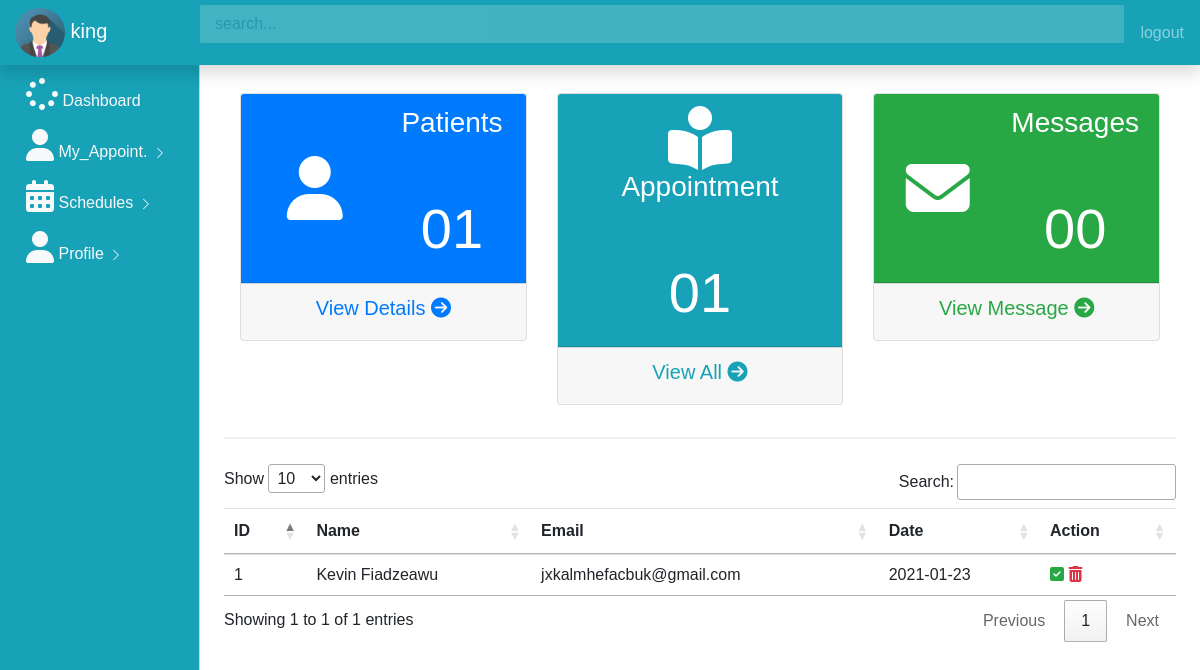
The page /get_appointment_recieved (signed in) on the database its author committed.
### app.py (models this page shows, shortened)
class User(UserMixin,db.Model):
    id = db.Column(db.Integer,primary_key =True)
    username = db.Column(db.String(100))
    email = db.Column(db.String(100),unique =True)
    password = db.Column(db.String(100))
    doctor = db.Column(db.Boolean)
    admin = db.Column(db.Boolean)
    work = db.Column(db.String(100))
    country = db.Column(db.String(100))
    image = db.Column(db.String(100))
    @property
    def unhashed_password(self):
         raise AttributeError('cannot view unhased password')
    appointment_by  = db.relationship('Appointments',
    foreign_keys ='Appointments.asked_by_id',
    backref = 'asker',
    lazy=True
    )
    Receive_by  = db.relationship('Notiication',
    foreign_keys ='Notiication.receive_by_id',
    backref = 'reciever',
    lazy=True
    )
    Sender_by  = db.relationship('Notiication',
    foreign_keys ='Notiication.doctor_id',
    backref = 'sender',
    lazy=True
    )
    answers_requested  = db.relationship('Appointments',
    foreign_keys ='Appointments.doctor_id',
    backref = 'expert',
    lazy=True
    )

class Appointments(db.Model):
    id = db.Column(db.Integer,primary_key =True)
    name = db.Column(db.String(100))
    email = db.Column(db.String(100))
    date = db.Column(db.String(100))
    asked_by_id = db.Column(db.Integer,db.ForeignKey('user.id'))
    doctor_id = db.Column(db.Integer,db.ForeignKey('user.id'))

### app.py (the view)
@app.route('/get_appointment_recieved')
@login_required
def get_appointment_recieved():
     rows = db.session.query(Appointments).count()
     doc_appoint = Appointments.query.filter_by(doctor_id =current_user.id).all()
     owner = User.query.filter_by(email=current_user.email,password=current_user.password,admin=False,doctor =True).first()
     if not owner:
          flash("Kindly login as patient !")
          return redirect(url_for('home'))
     else:
          return render_template('appointment_recieved.html' , appoints = doc_appoint,rows=rows)

### app.py (called while the page is built)
@login_manager.user_loader
def load_user(user_id):
     return User.query.get(int(user_id))

### templates/appointment_recieved.html (shortened to what this page needs)
{% include 'doctor_dash.html' %}
{% block body %}
<main role="main" class="col-md-9 ml-sm-auto col-lg-10 px-4">
    <hr>
            <table class=" table table-hover " id="myTable">
                <thead>
                    <tr>
                    <th>ID</th>
                    <th>Name</th>
                    <th>Email</th>
                    <th>Date</th>
                    <th>Action</th>
                </tr>
            </thead>
                {% for row in  appoints %}
            <tbody id="myTable">
                    <td> {{row.id}}</td>
                    <td> {{row.name}}</td>
                    <td> {{row.email}}</td>
                    <td> {{row.date}}</td>
                    <td>
                        <a  class="text-success" data-toggle="modal" href="/update/{{row.id}}" data-target="#myModalmessage{{row.id}}">
                            <i class ="	fa fa-check-square fa-3"></i>
                        </a>
                        <a href="/delete_appointment/{{row.id}}" class="text-danger">
                            <i class ="	fa fa-trash fa-3"></i>
                        </a>
                    </td>
            </tbody>
            </table>
                {% endfor %}
</main>
{% endblock %}

### templates/doctor_dash.html (shortened to what this page needs)
<!doctype html>
<html lang="en">
  <head>
    <link rel="stylesheet" href="https://stackpath.bootstrapcdn.com/bootstrap/4.5.2/css/bootstrap.min.css">
    <link rel="stylesheet" href="/static/css/dashboard.css">
    <link rel="stylesheet" href="https://cdn.datatables.net/1.10.22/css/jquery.dataTables.min.css">
  </head>
  <body> {%block body%}
    <nav class="navbar navbar-dark bg-info fixed-top flex-md-nowrap p-0 shadow">
        <a class="navbar-brand col-sm-3 col-md-2 mr-0" href="#">
          <img src="{{url_for('static', filename ='img_avatar.png')}}" alt="Avatar" style="width:50px;border-radius: 50%;">
          {{current_user.username}}
        </a>
        <input type="text" class="form-control form-control-primary w-100" placeholder="search...">
        <ul class=" navbar-nav px-3">
            <li class="nav-item text-nowrap">
                <a class="nav-link" onclick="return confirm('Confirm logout') " href="{{url_for('home')}}">logout</a>
            </li>
        </ul>
      </nav>
      <div class="container-fluid">
        <div class="row">
            <div class  = "col-md-2 bg-info d-none d-md-block sidebar">
                <div class="left-sidebar">
                    <ul class="nav flex-column sidebar-nav">
                        <li class="nav-item">
                          <a class="nav-link text-light" href="{{url_for('doctor_dash')}}">
                            <i class ="fa fa-spinner fa-2x"></i> Dashboard</a>
                        </li>
                        <li class="nav-item">
                          <a class="nav-link text-light" href="{{url_for('get_appointment_recieved')}}">
                            <i class="fa fa-user fa-2x"></i> My_Appoint.
                            <svg class="bi bi-chevron-right" width="16" height="16" viewBox="0 0 20 20" fill="currentColor" xmlns="http://www.w3.org/2000/svg"><path fill-rule="evenodd" d="M6.646 3.646a.5.5 0 01.708 0l6 6a.5.5 0 010 .708l-6 6a.5.5 0 01-.708-.708L12.293 10 6.646 4.354a.5.5 0 010-.708z"/></svg>
                          </a>
                        </li>
                        <li class="nav-item">
                          <a class="nav-link text-light" href="#">
                            <i class="fa fa-calendar fa-2x"></i>  Schedules
                            <svg class="bi bi-chevron-right" width="16" height="16" viewBox="0 0 20 20" fill="currentColor" xmlns="http://www.w3.org/2000/svg"><path fill-rule="evenodd" d="M6.646 3.646a.5.5 0 01.708 0l6 6a.5.5 0 010 .708l-6 6a.5.5 0 01-.708-.708L12.293 10 6.646 4.354a.5.5 0 010-.708z"/></svg>
                            </a>
                        </li>
                        <li class="nav-item">
                          <a class="nav-link text-light " href="{{url_for('profile_doctor')}}">
                            <i class="fa fa-user fa-2x"></i>  Profile
                            <svg class="bi bi-chevron-right" width="16" height="16" viewBox="0 0 20 20" fill="currentColor" xmlns="http://www.w3.org/2000/svg"><path fill-rule="evenodd" d="M6.646 3.646a.5.5 0 01.708 0l6 6a.5.5 0 010 .708l-6 6a.5.5 0 01-.708-.708L12.293 10 6.646 4.354a.5.5 0 010-.708z"/></svg>
                        </a>
                        </li>
                      </ul>
                </div>
            </div>
            <main role="main" class="col-md-9 ml-sm-auto col-lg-10 px-4">
                <h3>Dashboard</h3>
                <div class="container">
                  <div class="row ">
                    <div class="col-md-4">
                      <div class="card text-center">
                        <div class = "card-header bg-primary text-white">
                         <div class="row align-items-center">
                           <div class="col">
                             <i class="fa fa-user fa-4x"></i>
                           </div>
                           <div class="col">
                             <h3 >Patients</h3>
                           <br><br>
                             <h6 class ="display-4">0{{rows}}</h6>
                           </div>
                         </div>
                        </div>
                        <div class = "card-footer">
                         <h5>
                           <a  class ="text-primary" href="#" class="text-primary">View Details <i class="fa fa-arrow-circle-right"></i></i></a>
                         </h5>
                        </div>
                      </div>
                    </div>
                   <div class="col-md-4">
                     <div class="card text-center">
                       <div class = "card-header bg-info text-white">
                        <div class="row align-items-center">
                          <div class="col">
                            <i class="fa fa-book-reader fa-4x"></i>
                          </div>
                          <div class="col">
                            <h3 >Appointment</h3>
                            <br><br>
                            <h6 class = "display-4">0{{rows}}</span></h6>
                          </div>
                        </div>
                       </div>
                       <div class = "card-footer">
                        <h5>
                          <a href="{{url_for('get_appointment_recieved')}}" class="text-info">View All <i class="fa fa-arrow-circle-right"></i></i></a>
                        </h5>
                       </div>
                     </div>
                   </div>
                   <div class="col-md-4">
                     <div class="card text-center">
                       <div class = "card-header bg-success text-white">
                        <div class="row align-items-center">
                          <div class="col">
                            <i class="fa fa-envelope fa-4x"></i>
                          </div>
                          <div class="col">
                            <h3 >Messages</h3>
                            <br><br>
                            <h6 class = "display-4">00</span></h6>
                          </div>
                        </div>
                       </div>
                       <div class = "card-footer">
                        <h5>
                          <a href="#" class="text-success">View Message <i class="fa fa-arrow-circle-right"></i></i></a>
                        </h5>
                       </div>
                     </div>
                   </div>
                  </div>
                     </div>
            </main>
        </div>
      </div>
    {% endblock %}
  </body>
</html>

### static/css/dashboard.css (style rules this page uses)
.form-control-primary { margin: 10px; opacity: 0.2; border-radius: 2px; }
.sidebar { position: fixed; top:0; left:0; bottom:0; z-index:100; padding: 70px 0 0 10px; border-right: 1px solid #d3d3d3; }
.sidebar-nav li .nav-link { color: #333; font-weight: 500; }
body { font-family: Arial, Helvetica, sans-serif; }
* { box-sizing: border-box; }
.container { padding: 16px; background-color: white; }
input[type=text], input[type=password] { width: 100%; padding: 15px; margin: 5px 0 22px 0; display: inline-block; border: none; background: #f1f1f1; }
hr { border: 1px solid #f1f1f1; margin-bottom: 25px; }
a { color: dodgerblue; }

### rows shown on the page
User: username "king"
Appointments: id "1", name "Kevin Fiadzeawu", email "jxkalmhefacbuk@gmail.com", date "2021-01-23"

### other values the page prints
{{ rows }} "1"
